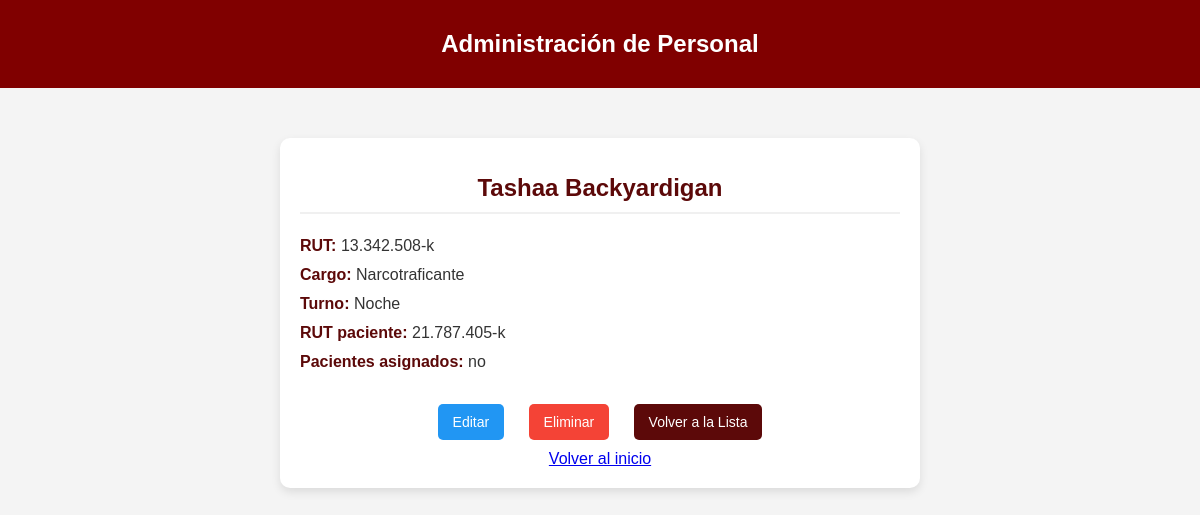
/registros/personal/3/, run on the app's committed database.
### registros/models.py (models this page shows, shortened)
class Personal(models.Model):
    rut = models.CharField(max_length=12, unique=True)
    primer_nombre = models.CharField(max_length=50)
    apellido_paterno = models.CharField(max_length=50)
    cargo = models.CharField(max_length=50)
    turno = models.CharField(max_length=20)
    rut_paciente = models.CharField(max_length=12, blank=True, null=True)  # RUT de paciente (opcional)
    pacientes_asignados = models.TextField(
        blank=True,
        help_text="Lista de RUTs separados por comas."
    )

### registros/views.py (the view)
# urls.py: path('personal/<int:pk>/', PersonalDetailView.as_view(), name='personal_detail'),
class PersonalDetailView(DetailView):
    model = Personal
    template_name = 'registros/personal_detail.html'  # Plantilla de detalle

### registros/templates/registros/personal_detail.html (shortened to what this page needs)
<!DOCTYPE html>
<html lang="es">
{% load static %}
<head>
    <link rel="stylesheet" href="{% static 'css/custom_detail.css' %}">
</head>
<body>
    <nav class="navbar">
        <h1>Administración de Personal</h1>
    </nav>
    <div class="container">
        <div class="card">
            <h1 class="card-title">{{ personal.primer_nombre }} {{ personal.apellido_paterno }}</h1>
            <div class="card-content">
                <p><strong>RUT:</strong> {{ personal.rut }}</p>
                <p><strong>Cargo:</strong> {{ personal.cargo }}</p>
                <p><strong>Turno:</strong> {{ personal.turno }}</p>
                <p><strong>RUT paciente:</strong> {{ personal.rut_paciente }}</p>
                <p><strong>Pacientes asignados:</strong> {{ personal.pacientes_asignados }}</p>
            </div>
            <div class="card-actions">
                <a href="{% url 'personal_update' personal.pk %}" class="action-button edit">Editar</a>
                <a href="{% url 'personal_delete' personal.pk %}" class="action-button delete">Eliminar</a>
                <a href="{% url 'personal_list' %}" class="action-button back">Volver a la Lista</a>
                <div class="home-button">
                    <a href="{% url 'home' %}" class="button-home">Volver al inicio</a>
                    </div>
            </div>
        </div>
    </div>
</body>
</html>

### registros/static/css/custom_detail.css (style rules this page uses)
body { font-family: 'Arial', sans-serif; margin: 0; padding: 0; background-color: #f4f4f4; }
.navbar { background-color: #800000; color: rgb(255, 255, 255); padding: 10px; text-align: center; }
.container { max-width: 600px; margin: 50px auto; padding: 20px; background-color: white; border-radius: 10px; box-shadow: 0px 4px 10px rgba(0, 0, 0, 0.1); }
.card { text-align: left; }
.card-title { text-align: center; font-size: 24px; color: #5c0909; margin-bottom: 20px; border-bottom: 2px solid #f0f0f0; padding-bottom: 10px; }
.card-content p { font-size: 16px; color: #333; margin: 5px 0; line-height: 1.5; }
.card-content p strong { color: #5c0909; }
.card-actions { margin-top: 20px; text-align: center; }
.action-button { display: inline-block; margin: 10px; padding: 10px 15px; text-decoration: none; border-radius: 5px; font-size: 14px; color: white; transition: background-color 0.3s ease; }
.home-button { align-items:center ; }
.action-button.edit { background-color: #2196F3; }
.action-button.delete { background-color: #f44336; }
.action-button.back { background-color: #5c0909; }

### data on the page
Personal: primer_nombre "Tashaa", apellido_paterno "Backyardigan", rut "13.342.508-k", cargo "Narcotraficante", turno "Noche", rut_paciente "21.787.405-k", pacientes_asignados "no"
